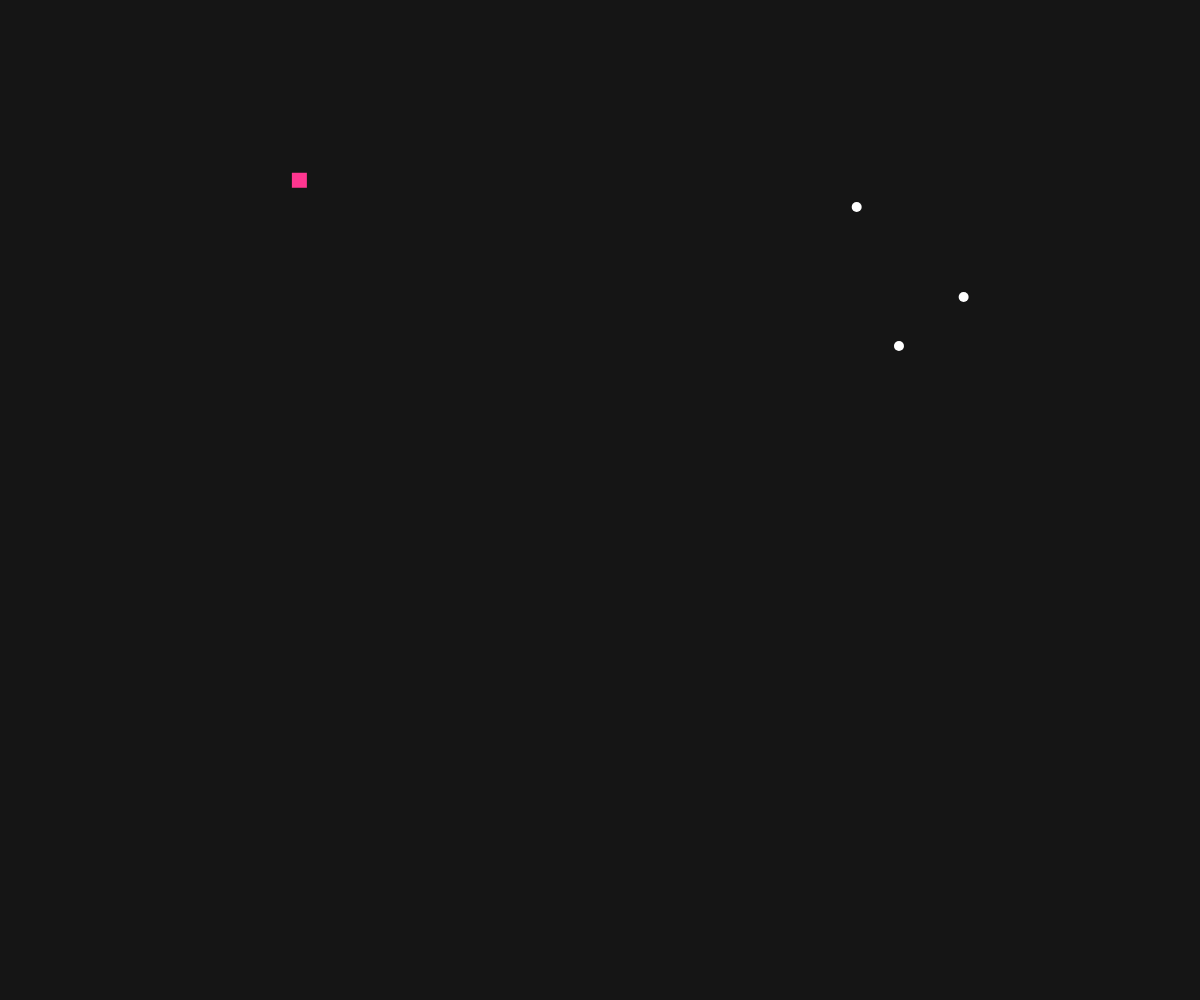
Frame 1 (no input)
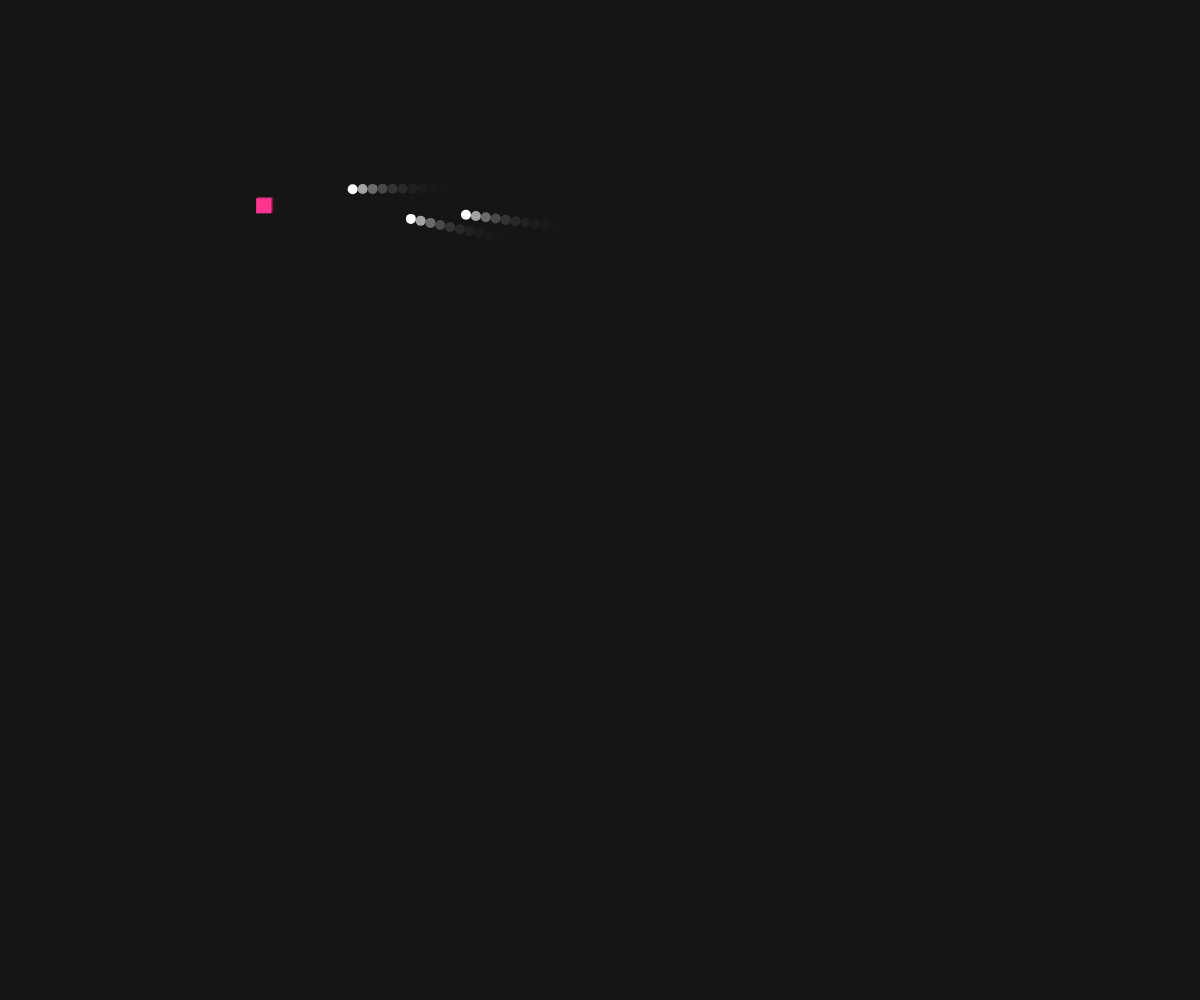
Frame 60 (no input)
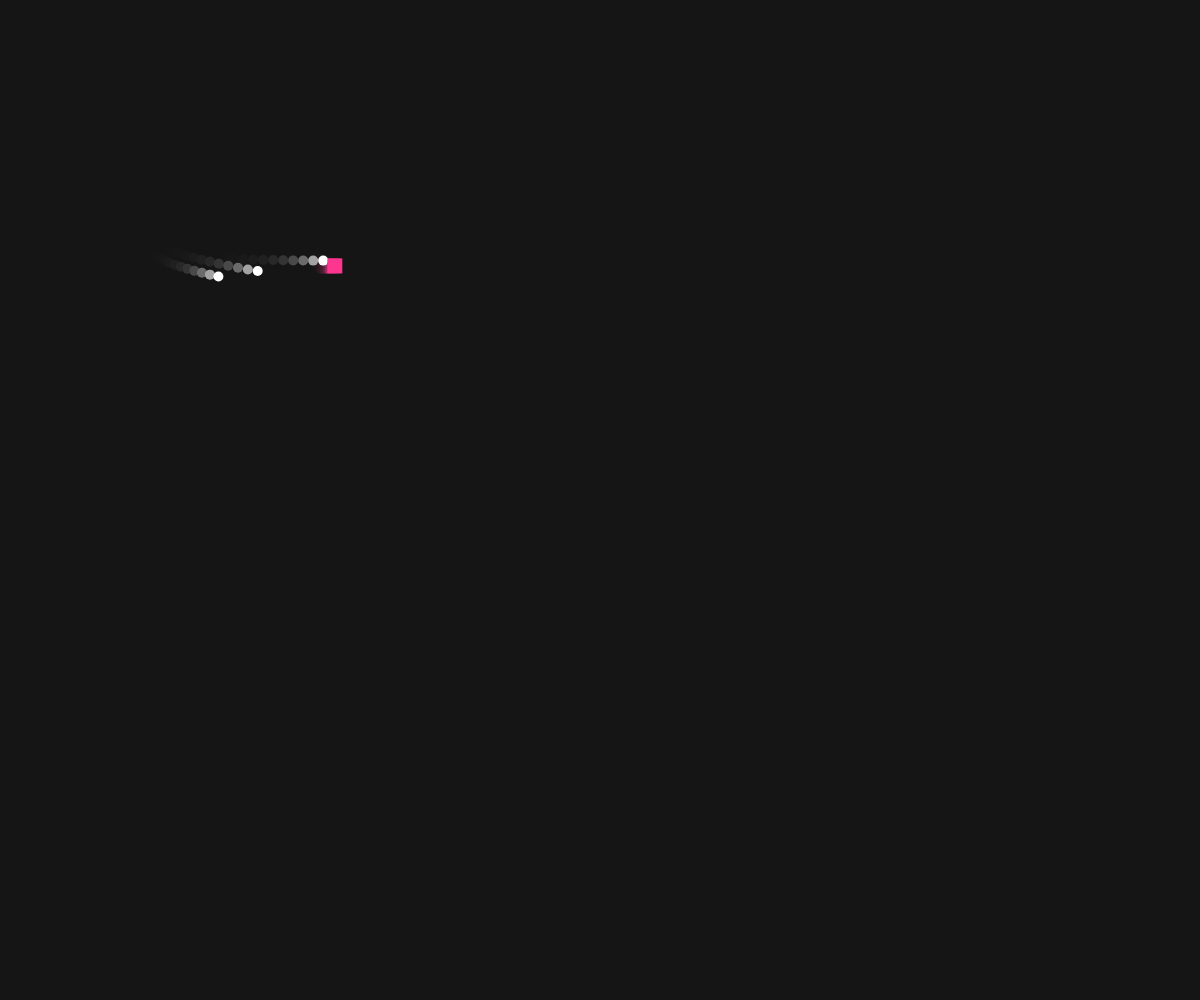
Frame 120 (the mouse pressed at the canvas centre since frame 60)

The p5.js sketch that drew these frames (run headless with seeded random() and noise() and a simulated clock; from frame 60 on, the mouse is pressed at the canvas centre):

// p5.js sketch
// ── sketch.js
var tracer1;
var tracer2;
var tracer3;
var target;

function setup(){
  createCanvas(windowWidth, windowHeight);
  tracer1 = new Tracer();
  tracer2 = new Tracer();
  tracer3 = new Tracer();
  target = new Target();
  background(21);
}

function draw(){
  background(21, 100);

  // Update, display tracer & target objects
  tracer1.update();
  tracer1.display();
  tracer2.update();
  tracer2.display();
  tracer3.update();
  tracer3.display();
  target.update();
  target.display();

}

function Tracer(){
  // Initialise with random position
  this.pos = createVector(random(width), random(height));
  // Initialise with 0 velocity
  this.vel = createVector(0,0);
  this.size = 10;

  this.update = function(){
    // set acceleration Vector,
    this.acc = p5.Vector.sub(target.pos, this.pos);
    // set acceleration magnitude to 0.5
    this.acc.setMag(0.5);
    // add acceleration to velocity
    this.vel.add(this.acc);
    // limit vel to max of 10
    this.vel.limit(10);
    // add vel to object position
    this.pos.add(this.vel);
    // keep inside canvas
    if(this.pos.x < 0 || this.pos.x > width){ this.vel.x = this.vel.x * -0.5; }
    if(this.pos.y < 0 || this.pos.y > height){ this.vel.y = this.vel.y * -0.5; }
  };

  this.display = function(){
    fill('#FFF');
    noStroke();
    ellipse(this.pos.x, this.pos.y, this.size, this.size);
  };
}

function Target(){
  // Initialise with random position
  this.pos = createVector(random(width), random(height));
  // Initialise with 0 velocity
  this.vel = createVector(0, 0);

  this.update = function(){
    // create a random direction for acceleration
    this.acc = createVector(random(-1, 1), random(-1, 1));
    // scale acc by half
    this.acc.mult(0.5);
    // add acc to vel
    this.vel.add(this.acc);
    // limit vel to 5
    this.vel.limit(5);
    // add vel to pos
    this.pos.add(this.vel);

    // bounce awkwardly off walls
    if(
      this.pos.x < 0 ||
      this.pos.x > width ||
      this.pos.y < 0 ||
      this.pos.y > height
    ){
      // reverse vector
      this.vel.mult( -1);
    }
  };

  this.display = function(){
    fill('#FF3690');
    noStroke();
    rect(this.pos.x, this.pos.y, 15, 15);
  };
}

function windowResized() {
  resizeCanvas(windowWidth, windowHeight);
  background(21);
}
